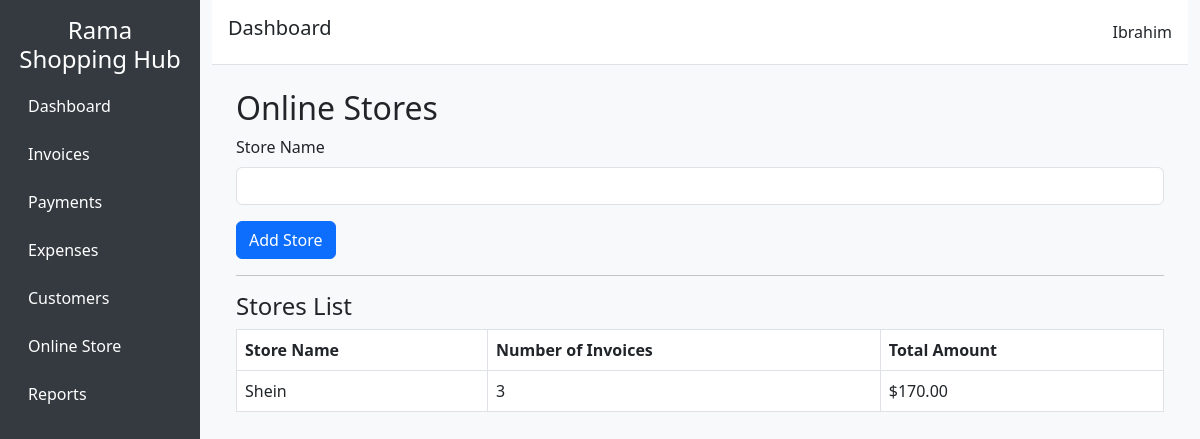
/stores, run on the app's committed database.
### app/models.py (models this page shows)
class OnlineStore(db.Model):
    id = db.Column(db.Integer, primary_key=True)
    name = db.Column(db.String(100), nullable=False)
    invoices = db.relationship('Invoice', backref='store', lazy=True)

### app/routes/online_store.py (the view)
@store_bp.route('/stores', methods=['GET', 'POST'])
def list_stores():
    form = OnlineStoreForm()
    if form.validate_on_submit():
        store = OnlineStore(name=form.name.data)
        db.session.add(store)
        db.session.commit()
        flash('Store added successfully!', 'success')
        return redirect(url_for('store.list_stores'))
    stores = OnlineStore.query.all()
    store_data = []
    for store in stores:
        invoice_count = Invoice.query.filter_by(store_id=store.id).count()
        total_amount = (
    db.session.query(func.sum(InvoiceItem.amount))
    .join(Invoice)
    .filter(Invoice.store_id == store.id)
    .scalar()
    or 0
)
        store_data.append({
            'name': store.name,
            'invoice_count': invoice_count,
            'total_amount': total_amount
        })
    return render_template('stores/index.html', form=form, store_data=store_data)

### app/forms.py
class OnlineStoreForm(FlaskForm):
    name = StringField("Store Name", validators=[DataRequired()])
    submit = SubmitField("Add Store")

### app/templates/stores/index.html (shortened to what this page needs)
{% extends "base.html" %}
{% block content %}
<div class="container mt-4">
    <h2>Online Stores</h2>
    <form method="POST">
        <div class="mb-3">
            {{ form.name.label(class="form-label") }}
            {{ form.name(class="form-control") }}
        </div>
        {{ form.submit(class="btn btn-primary") }}
    </form>
    <hr>
    <h4>Stores List</h4>
    <table class="table table-bordered">
        <thead>
            <tr>
                <th>Store Name</th>
                <th>Number of Invoices</th>
                <th>Total Amount</th>
            </tr>
        </thead>
        <tbody>
            {% for store in store_data %}
            <tr>
                <td>{{ store.name }}</td>
                <td>{{ store.invoice_count }}</td>
                <td>${{ "%.2f"|format(store.total_amount) }}</td>
            </tr>
            {% endfor %}
        </tbody>
    </table>
</div>
{% endblock %}

### app/templates/base.html (style rules this page uses)
body { font-family: 'Segoe UI', Tahoma, Geneva, Verdana, sans-serif; background-color: #f8f9fa; }

### data on the page
OnlineStore: name "Shein", invoice_count "3", total_amount "170.00"
